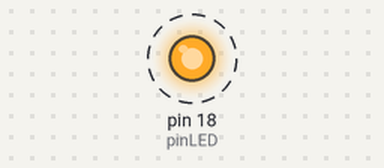
Bench run of a program on a simulated Raspberry Pi (header pin numbers). Parts: output pins drawn as LEDs (lit = HIGH). Dashed ring = blinking. What the program prints to the terminal is not drawn.

Above: at 0.5 s.
Timing chart, 0 to 4.6 s (numbered marks = the images above):
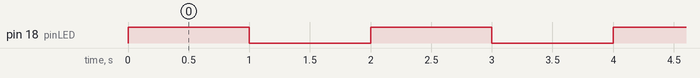

Measured:
- by itself, pin 18 (pinLED): alternates HIGH for 1.0 s and LOW for 1.0 s

The program:

single.py
```python
import RPi.GPIO as GPIO
from time import sleep

pinLED =18
GPIO.setmode(GPIO.BOARD)
GPIO.setwarnings(False)
GPIO.setup(pinLED,GPIO.OUT,initial=GPIO.LOW)

while True:
    GPIO.output(pinLED, GPIO.HIGH)
    print("led on")
    sleep(1)

    GPIO.output(pinLED, GPIO.LOW)
    print("led off")
    sleep(1)
```
